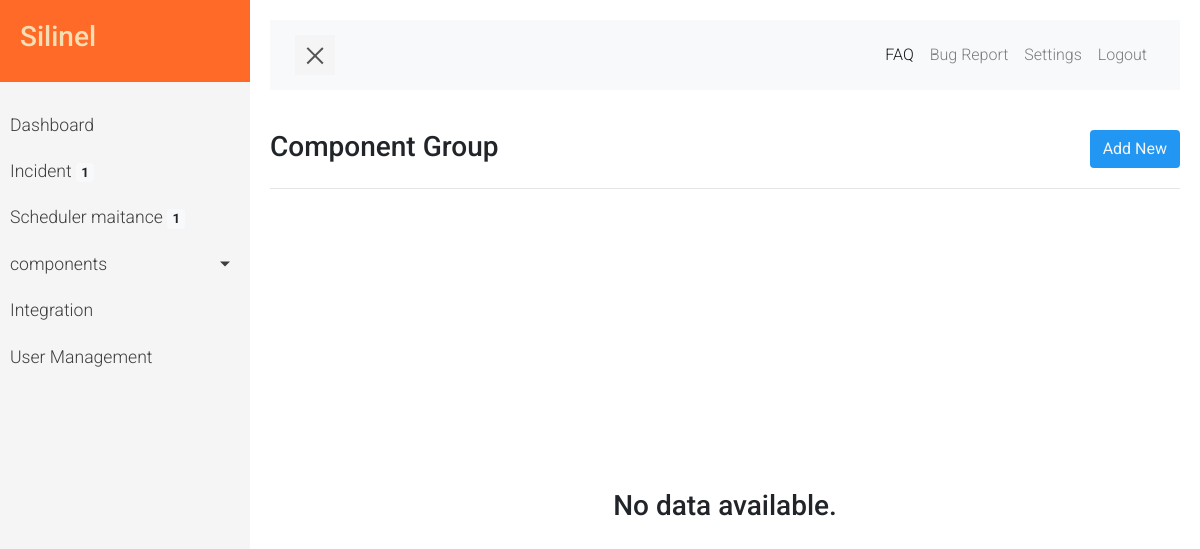
The app's page /dashboard/component/group, older data.
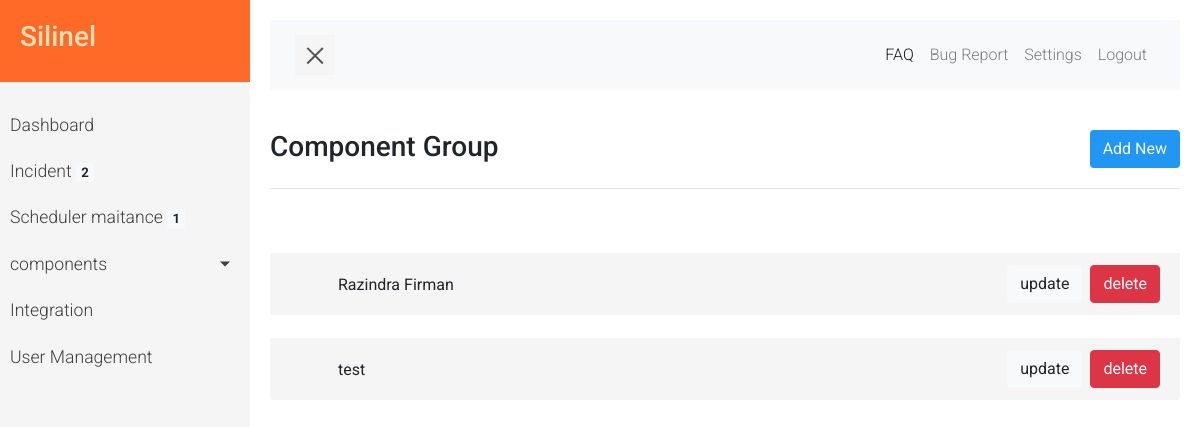
The same page, newer data.
### silinell/models.py (models this page shows, shortened)
class component_group(models.Model):
    COLLAPSE_CHOICES = (
        ('Always expanded', 'Always expanded'),
        ('Always collapse', 'Always collapse'),
        ('Collapse but expand if there are issues', 'Collapse but expand if there are issues'),
    )
    name = models.CharField(max_length=40,blank=True)
    visibility = models.CharField(max_length=40,choices=COLLAPSE_CHOICES,default='Always expanded')
    Description =  models.TextField(max_length=300, blank=True)

### silinell/views.py (the view)
# urls.py: path('dashboard/component/group', views.ComponentGroupListView.as_view(), name='component-group_url'),
class ComponentGroupListView(ListView):
    model = component_group
    template_name="dashboard/component/list-component_group.html"
    context_object_name = 'components_group'

### silinell/views.py (called while the page is built)
def badgesnotif_processor(request):
  schedule_maintances = schedule_maintance.objects.all().count()
  incidents = incident.objects.all().count()
  componennya = component.objects.all().count()
  component_groups = component_group.objects.all().count()
  return {'incidents': incidents,'schedule_maintances':schedule_maintances,'component_groups':component_groups,'componennya':componennya}

### silinell/templates/dashboard/component/list-component_group.html (shortened to what this page needs)
{% extends "dashboard/dashboard-base.html" %}
{% block content  %}
<div class="row ">
<div class="col-6"><h3>Component Group</h3>
</div>
<div class="col-6">
<a href="{% url 'component-group_url_add' %}" class="btn button-add float-right text-light">
   Add New
</a></div>
</div>
<hr>
{% load static %}
<div class="thecontainer">
{% include "dashboard/component/list-component_group-component.html" %}
</div>
{% endblock %}

### silinell/templates/dashboard/component/list-component_group-component.html (shortened to what this page needs)
{% load static %}
<br>
<div class="h-100 ">
<div class= "row" >
{% if component_groups != 0 %}
<div class ="col-md-12">
<ul class="list-group">
 {% for component_group in components_group %}
 <br>
<li class="list-group-item">
<div class="d-flex">
  <div class="mr-auto ml-5 pt-2">{{component_group.name}}</div>
  <div class="mr-2"><a class="btn bg-light" href="{% url 'component-group_url_update' pk=component_group.id%} ">update</a></div>
  <div class=""><a class="btn btn-danger confirm-delete " hola="{{component_group.name}}" href="{% url 'component-group_url_del' pk=component_group.id%}" title="Delete"  data-toggle="modal" data-target="#confirmDeleteModal" id="deleteButton{{component_group.id}}">delete</a></div>
</div>
</li>
{% endfor %}
</ul>
</div>
{% else %}
<div class="col-md-12 h-100">
<div style="height:260px"></div>
<center><h3>No data available.</h3></center>
</div>
{% endif %}
</div>
</div>

Row changes from the older to the newer data that the page shows:
added component_group: name "Razindra Firman"
added component_group: name "test"
Text that changed along with them:
{{ incidents }}: "1" → "2"
text no longer shown: "No data available."
